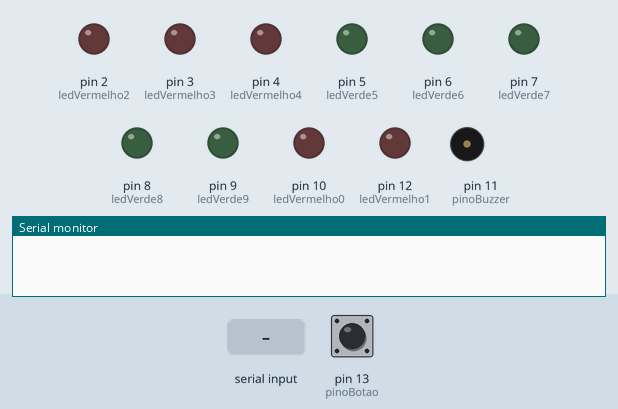
Bench run of a sketch on a simulated Arduino Uno, built with avr-gcc and run on an emulated ATmega328P. Parts: output pins drawn as LEDs (lit = HIGH), buzzer (waves = sounding), the last lines printed to the serial monitor. Dashed ring = blinking. The test bench sets the inputs (shaded band); at power-on: pin 13 (pinoBotao) HIGH. Random numbers use the default seed unless the sketch sets one.

Above: at 1.2 s.
1.3 s: pin 13 (pinoBotao) pulled LOW for 0.15 s
At 3.1 s:
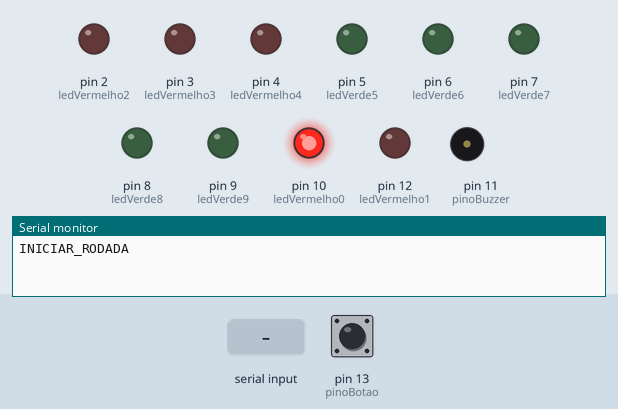
4.4 s: "COMEMORAR\n" received over Serial
At 6.36 s:
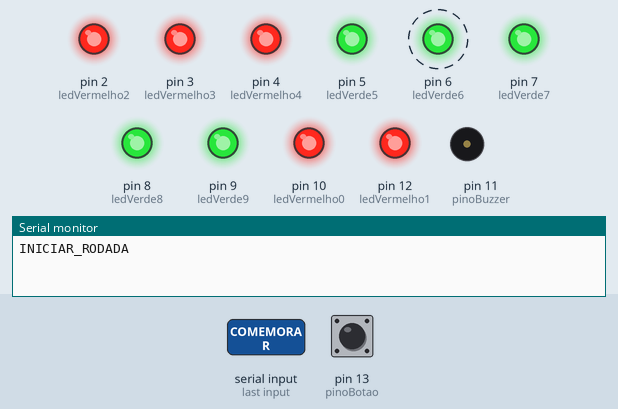
7.4 s: pin 13 (pinoBotao) pulled LOW for 3.2 s
12.1 s: pin 13 (pinoBotao) pulled LOW for 0.15 s
At 14.8 s:
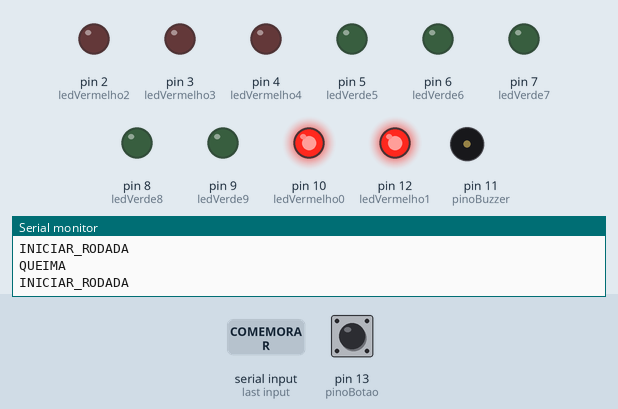
15.2 s: "COMEMORAR\n" received over Serial
At 18.0 s:
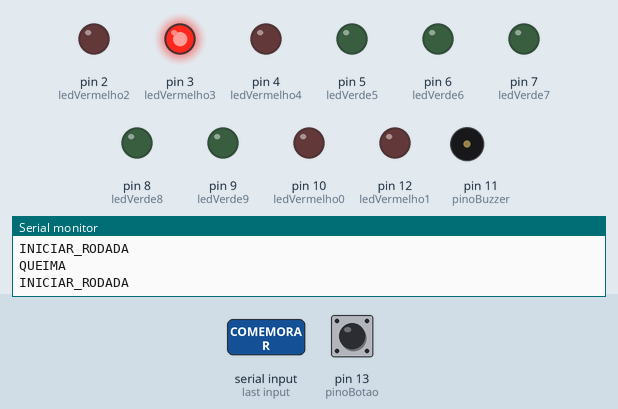
18.2 s: pin 13 (pinoBotao) pulled LOW for 1 s
Timing chart, 0 to 21.2 s (numbered marks = the images above; inputs shaded):
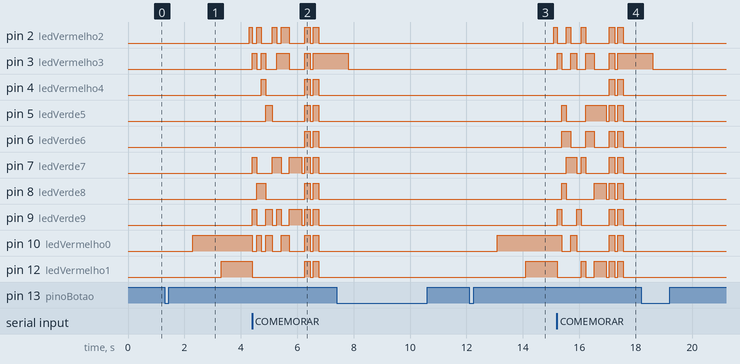

Measured:
- after the input at 1.3 s, pin 2 (ledVermelho2): LOW → HIGH after 3.0 s; pin 10 (ledVermelho0): LOW → HIGH after 1.0 s; pin 12 (ledVermelho1): LOW → HIGH after 2.0 s; tone on pin 11 (pinoBuzzer): alternates 2200 Hz for 0.10 s and silent for 0.90 s, starting after 1.0 s
- after the input at 4.4 s, pin 2 (ledVermelho2): HIGH → LOW at once, → HIGH 0.16 s later, → LOW 0.16 s later, → HIGH 0.38 s later, … (11 changes in this stretch); pin 5 (ledVerde5): goes HIGH 0.22 s, LOW 1.2 s, HIGH 0.20 s, LOW 0.10 s, HIGH 0.20 s, then LOW, starting after 0.49 s
- after the input at 12.1 s, pin 2 (ledVermelho2): LOW → HIGH after 3.0 s; pin 10 (ledVermelho0): LOW → HIGH after 1.0 s; pin 12 (ledVermelho1): LOW → HIGH after 2.0 s; tone on pin 11 (pinoBuzzer): alternates 2200 Hz for 0.10 s and silent for 0.90 s, starting after 1.0 s
- after the input at 15.2 s, pin 2 (ledVermelho2): HIGH → LOW at once, → HIGH 0.32 s later, → LOW 0.16 s later, → HIGH 0.38 s later, … (9 changes in this stretch); pin 5 (ledVerde5): LOW → HIGH after 0.17 s, → LOW 0.16 s later, → HIGH 0.70 s later, → LOW 0.73 s later, … (8 changes in this stretch)
- by itself, pin 4 (ledVermelho4): alternates HIGH for 0.20 s and LOW for 0.10 s, 4 changes in all, then stays LOW

The sketch:

f1.ino
```cpp
const int ledVermelho0 = 10;
const int ledVermelho1 = 12;
const int ledVermelho2 = 2;
const int ledVermelho3 = 3;
const int ledVermelho4 = 4;
const int ledVerde5 = 5;
const int ledVerde6 = 6;
const int ledVerde7 = 7;
const int ledVerde8 = 8;
const int ledVerde9 = 9;
const int pinoBuzzer = 11;
const int pinoBotao = 13;

const int leds[] = {10, 12, 2, 3, 4, 5, 6, 7, 8, 9};

int fase = 0;
unsigned long tempoAnterior = 0;
unsigned long tempoInicioReacao = 0;
int passoVermelho = 0;
long duracaoEsperaAleatoria = 0;

void setup() {
  Serial.begin(9600);

  pinMode(ledVermelho0, OUTPUT);
  pinMode(ledVermelho1, OUTPUT);
  pinMode(ledVermelho2, OUTPUT);
  pinMode(ledVermelho3, OUTPUT);
  pinMode(ledVermelho4, OUTPUT);
  pinMode(ledVerde5, OUTPUT);
  pinMode(ledVerde6, OUTPUT);
  pinMode(ledVerde7, OUTPUT);
  pinMode(ledVerde8, OUTPUT);
  pinMode(ledVerde9, OUTPUT);
  pinMode(pinoBuzzer, OUTPUT);

  pinMode(pinoBotao, INPUT_PULLUP);
}

void loop() {
  if (Serial.available() > 0) {
    String comando = Serial.readStringUntil('\n');
    comando.trim();
    if (comando == "COMEMORAR") {
      executarComemoracaoTop7();
    }
  }

  unsigned long tempoAtual = millis();

  if (fase == 0) {
    if (digitalRead(pinoBotao) == LOW) {
      Serial.println("INICIAR_RODADA");
      fase = 1;
      passoVermelho = 0;
      tempoAnterior = tempoAtual;
      delay(300);
    }
  }

  else if (fase == 1) {
    if (tempoAtual - tempoAnterior >= 1000) {
      tempoAnterior = tempoAtual;

      if (passoVermelho == 0) { digitalWrite(ledVermelho0, HIGH); tone(pinoBuzzer, 2200); delay(100); noTone(pinoBuzzer); }
      else if (passoVermelho == 1) { digitalWrite(ledVermelho1, HIGH); tone(pinoBuzzer, 2200); delay(100); noTone(pinoBuzzer); }
      else if (passoVermelho == 2) { digitalWrite(ledVermelho2, HIGH); tone(pinoBuzzer, 2200); delay(100); noTone(pinoBuzzer); }
      else if (passoVermelho == 3) { digitalWrite(ledVermelho3, HIGH); tone(pinoBuzzer, 2200); delay(100); noTone(pinoBuzzer); }
      else if (passoVermelho == 4) {
        digitalWrite(ledVermelho4, HIGH); tone(pinoBuzzer, 2200); delay(100); noTone(pinoBuzzer);
        duracaoEsperaAleatoria = random(500, 5000);
        tempoAnterior = tempoAtual;
        fase = 2;
      }
      passoVermelho++;
    }

    if (digitalRead(pinoBotao) == LOW) {
      Serial.println("QUEIMA");
      tone(pinoBuzzer, 1000); delay(400); noTone(pinoBuzzer);
      apagarTudo();
      tempoAnterior = millis();
      fase = 5;
    }
  }

  else if (fase == 2) {
    if (tempoAtual - tempoAnterior >= (unsigned long)duracaoEsperaAleatoria) {
      apagarVermelhos();
      ligarVerdes();
      tone(pinoBuzzer, 2200); delay(200); noTone(pinoBuzzer);
      tempoInicioReacao = millis();
      fase = 3;
    }

    if (digitalRead(pinoBotao) == LOW) {
      Serial.println("QUEIMA");
      tone(pinoBuzzer, 1000); delay(400); noTone(pinoBuzzer);
      apagarTudo();
      tempoAnterior = millis();
      fase = 5;
    }
  }

  else if (fase == 3) {
    if (digitalRead(pinoBotao) == LOW) {
      unsigned long tempoReacao = millis() - tempoInicioReacao;
      apagarVerdes();
      tone(pinoBuzzer, 3000); delay(150); noTone(pinoBuzzer);

      Serial.print("TEMPO:");
      Serial.println(tempoReacao);

      tempoAnterior = millis();
      fase = 4;
    }
  }

  else if (fase == 4 || fase == 5) {
    if (tempoAtual - tempoAnterior >= 1500) {
      apagarTudo();
      fase = 0;
    }
  }
}

void apagarVermelhos() {
  digitalWrite(ledVermelho0, LOW); digitalWrite(ledVermelho1, LOW); digitalWrite(ledVermelho2, LOW); digitalWrite(ledVermelho3, LOW); digitalWrite(ledVermelho4, LOW);
}

void ligarVerdes() {
  digitalWrite(ledVerde5, HIGH); digitalWrite(ledVerde6, HIGH); digitalWrite(ledVerde7, HIGH); digitalWrite(ledVerde8, HIGH); digitalWrite(ledVerde9, HIGH);
}

void apagarVerdes() {
  digitalWrite(ledVerde5, LOW); digitalWrite(ledVerde6, LOW); digitalWrite(ledVerde7, LOW); digitalWrite(ledVerde8, LOW); digitalWrite(ledVerde9, LOW);
}

void apagarTudo() {
  apagarVermelhos();
  apagarVerdes();
}

void tocarNotaEMoverLeds(int frequencia, int duracaoMs) {
  apagarTudo();
  for (int i = 0; i < 3; i++) {
    int pinoAleatorio = leds[random(0, 10)];
    digitalWrite(pinoAleatorio, HIGH);
  }

  if (frequencia > 0) {
    tone(pinoBuzzer, frequencia);
  } else {
    noTone(pinoBuzzer);
  }

  delay(duracaoMs);
  noTone(pinoBuzzer);
}

void executarComemoracaoTop7() {
  int melodia[] = {
    659, 659, 659, 659,
    523, 659, 784,
    392
  };

  int tempos[] = {
    120, 120, 120, 180,
    120, 120, 250,
    400
  };

  int totalNotas = sizeof(melodia) / sizeof(melodia[0]);

  for (int i = 0; i < totalNotas; i++) {
    tocarNotaEMoverLeds(melodia[i], tempos[i]);
    delay(40);
  }

  for (int p = 0; p < 2; p++) {
    apagarTudo();
    delay(100);
    ligarVerdes();
    digitalWrite(ledVermelho0, HIGH);
    digitalWrite(ledVermelho1, HIGH);
    digitalWrite(ledVermelho2, HIGH);
    digitalWrite(ledVermelho3, HIGH);
    digitalWrite(ledVermelho4, HIGH);
    delay(200);
    apagarTudo();
  }
}
```
